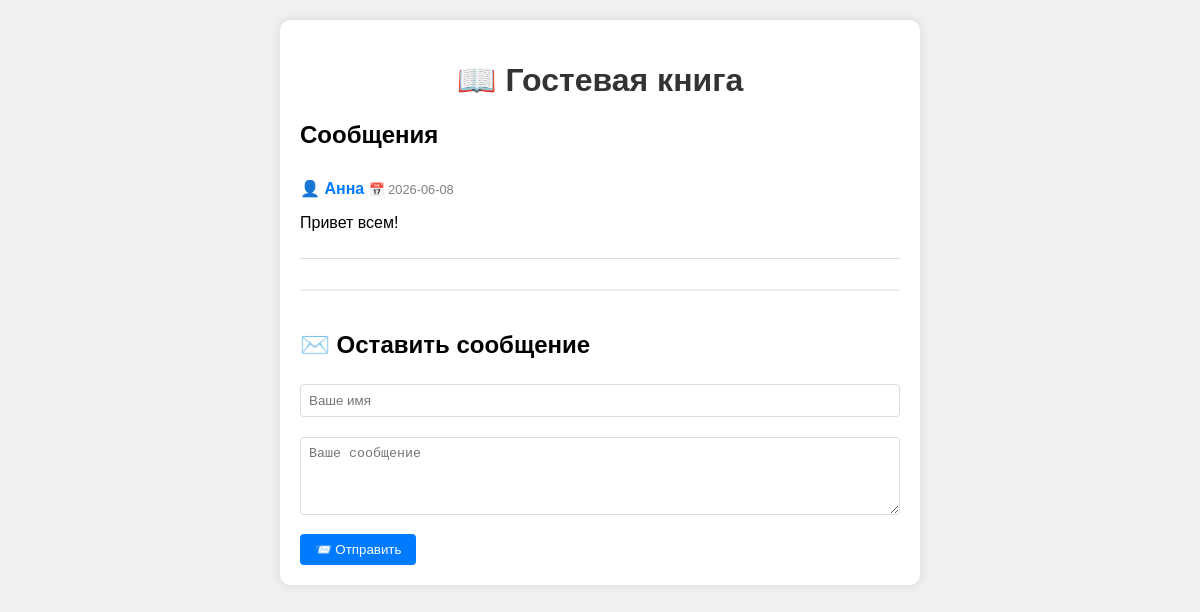
Before: / with the older database file.
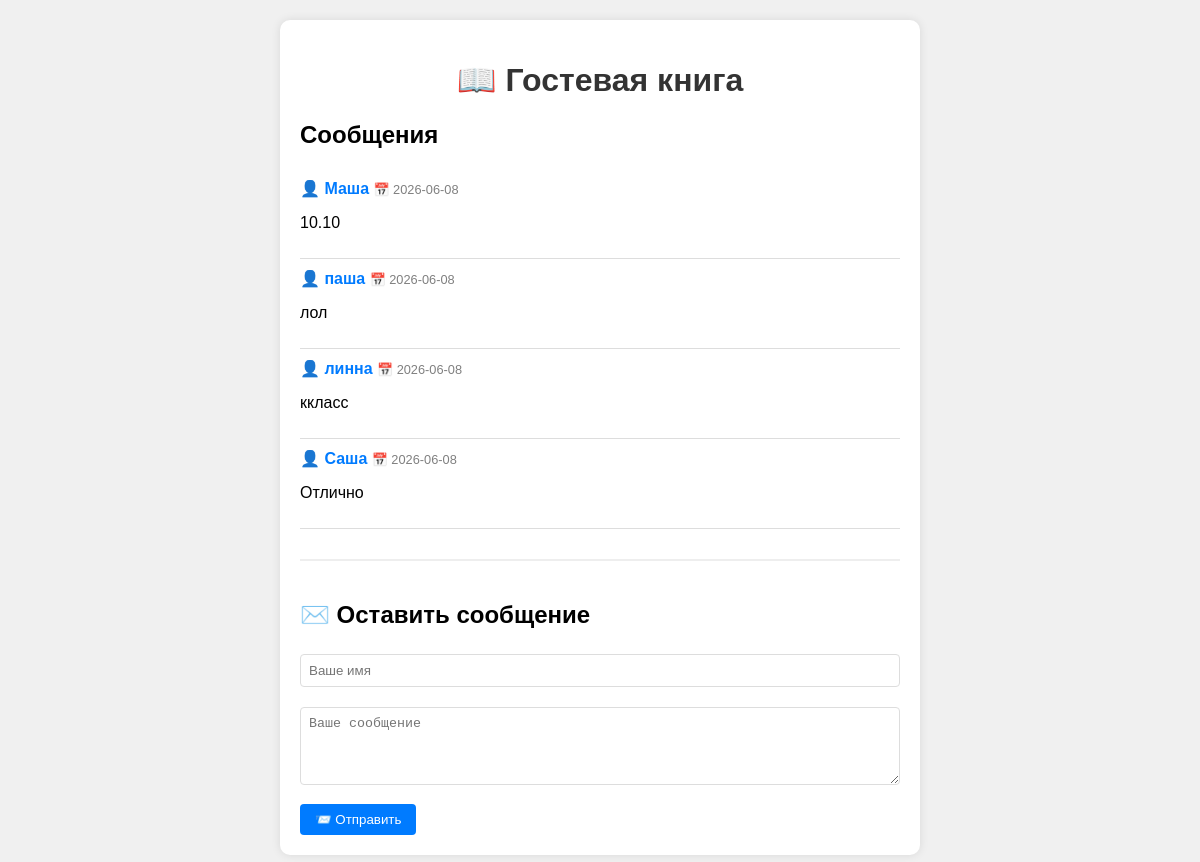
After: the same page with the newer database file.
### tables this page shows
CREATE TABLE messages (
            id INTEGER PRIMARY KEY AUTOINCREMENT,
            name TEXT NOT NULL,
            message TEXT NOT NULL,
            created_at DATE NOT NULL
        );

### guestbook/app.py (the view)
@app.route('/')
def index():
    messages = get_all_messages()
    return render_template('index.html', messages=messages)

### guestbook/database.py (called while the page is built)
def get_db_connection():
    conn = sqlite3.connect(DATABASE)
    conn.row_factory = sqlite3.Row
    return conn

def get_all_messages():
    conn = get_db_connection()
    messages = conn.execute(
        'SELECT * FROM messages ORDER BY created_at DESC'
    ).fetchall()
    conn.close()
    return messages

### guestbook/templates/index.html (shortened to what this page needs)
<!DOCTYPE html>
<html>
<head>
    <link rel="stylesheet" href="{{ url_for('static', filename='style.css') }}">
</head>
<body>
    <div class="container">
        <h1>📖 Гостевая книга</h1>
        <h2>Сообщения</h2>
        {% if messages %}
            {% for msg in messages %}
            <div class="message">
                <strong>👤 {{ msg['name'] }}</strong>
                <small>📅 {{ msg['created_at'] }}</small>
                <p>{{ msg['message'] }}</p>
            </div>
            {% endfor %}
        {% else %}
            <p>Пока нет сообщений. Будьте первым!</p>
        {% endif %}
        <div class="add-form">
            <h2>✉️ Оставить сообщение</h2>
            <form method="POST" action="/add">
                <input type="text" name="name" placeholder="Ваше имя" required>
                <textarea name="message" placeholder="Ваше сообщение" rows="4" required></textarea>
                <button type="submit">📨 Отправить</button>
            </form>
        </div>
    </div>
</body>
</html>

### guestbook/static/style.css (style rules this page uses)
body { font-family: Arial, sans-serif; background-color: #f0f0f0; margin: 0; padding: 20px; }
.container { max-width: 600px; margin: 0 auto; background: white; padding: 20px; border-radius: 10px; box-shadow: 0 0 10px rgba(0, 0, 0, 0.1); }
h1 { text-align: center; color: #333; }
.message { border-bottom: 1px solid #ddd; padding: 10px 0; }
.message strong { color: #007bff; }
.message small { color: gray; font-size: 0.8em; }
.add-form { margin-top: 30px; padding-top: 20px; border-top: 2px solid #eee; }
input, textarea { width: 100%; padding: 8px; margin: 5px 0 15px 0; border: 1px solid #ddd; border-radius: 4px; box-sizing: border-box; }
button { background-color: #007bff; color: white; padding: 8px 15px; border: none; border-radius: 4px; cursor: pointer; }

Changed rows visible on the page:
changed messages: name "Анна" → "Маша"; message "Привет всем!" → "10.10"
added messages: name "паша", created_at "2026-06-08", message "лол"
added messages: name "линна", created_at "2026-06-08", message "ккласс"
added messages: name "Саша", created_at "2026-06-08", message "Отлично"
